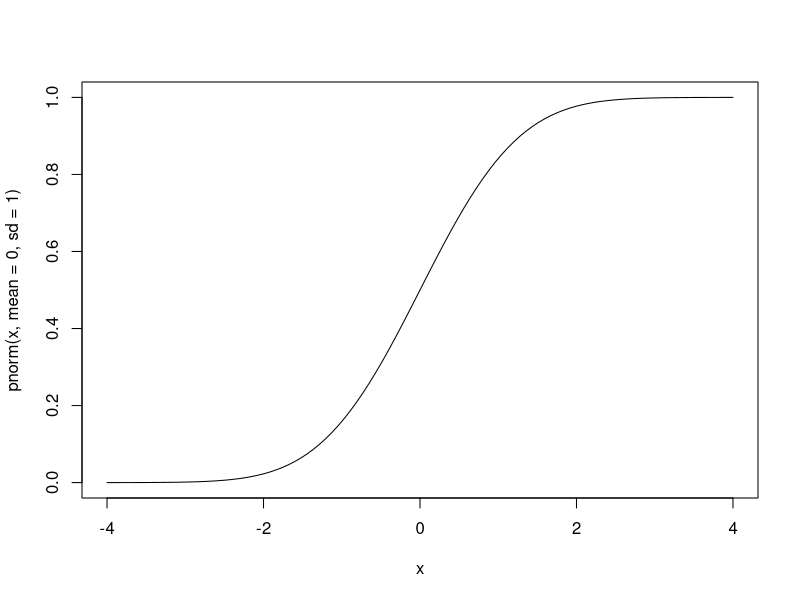
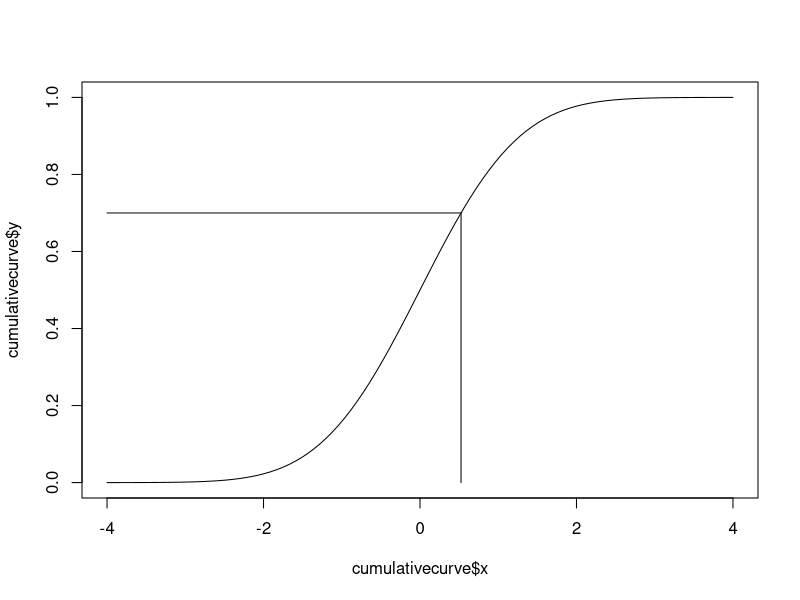
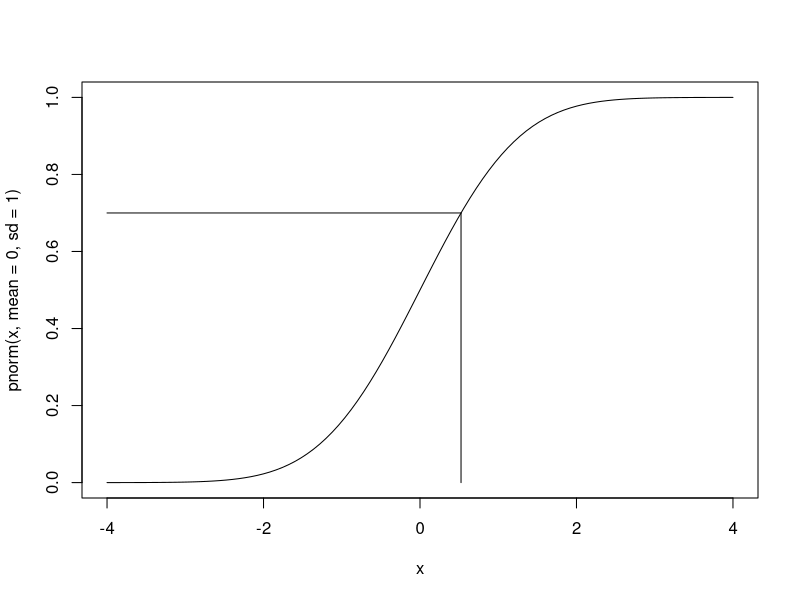
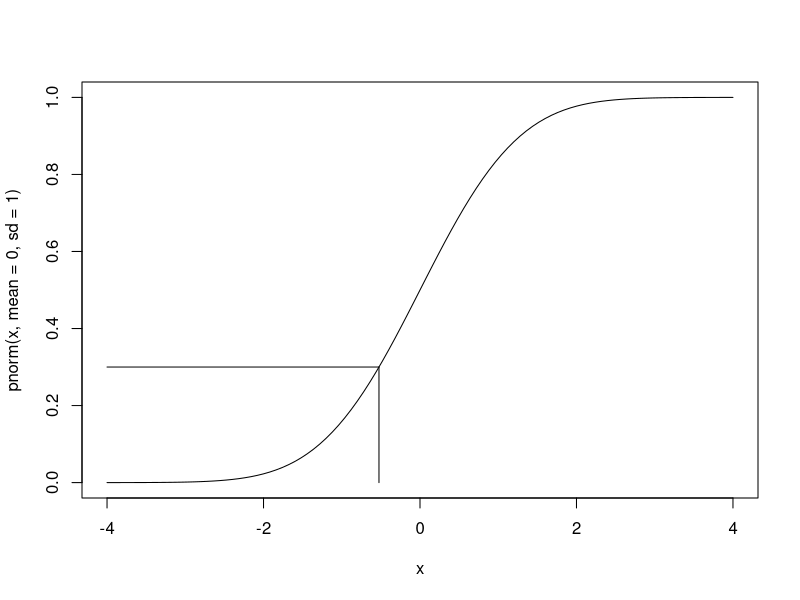
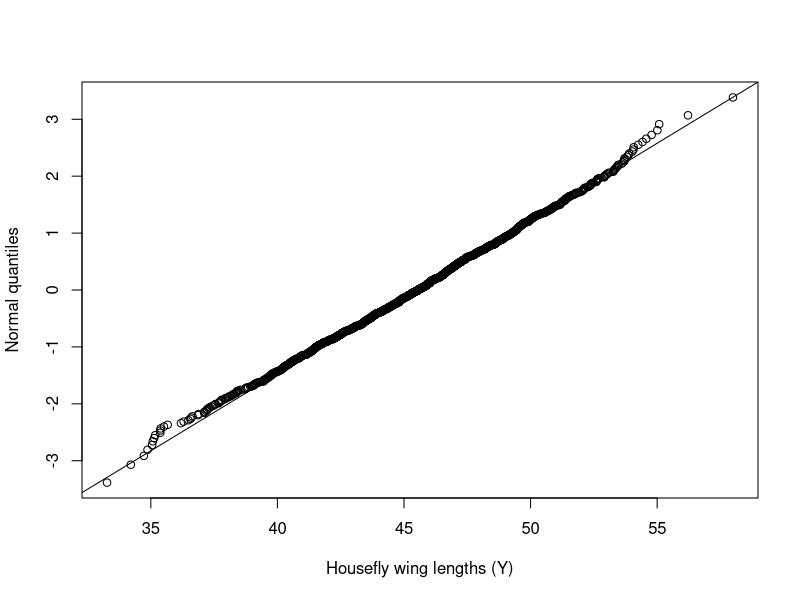
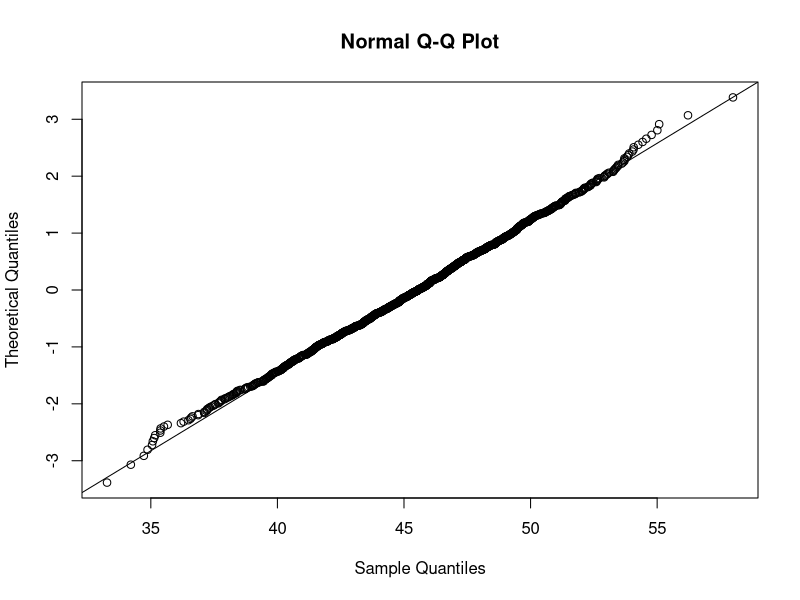

Write R code to recreate these figures, in order. (Note: this script raises an error after producing the figures.)
## ---- chunk 1
knitr::opts_chunk$set(echo = TRUE)
## ---- chunk 2
cumulativecurve <- curve(pnorm(x, mean=0, sd=1),
      -4, 4,
      lty="solid")
## ---- chunk 3
qnorm(0.7)
qnorm(0.3)
qnorm(1) #As the text says, this is Inf(infinity)
## ---- chunk 4
plot(cumulativecurve,
     type="l")
segments(x0 = qnorm(0.7),
         y0 = 0,
         x1 = qnorm(0.7),
         y1 = 0.7)

segments(x0 = qnorm(0.7),
         y0 = 0.7,
         x1 = -4,
         y1 = 0.7)
## ---- chunk 5
fig6.5.function <- function (cumulativepercent,
                             normaldeviateleft,
                             normaldeviateright){
  curve(pnorm(x, mean=0, sd=1),
        normaldeviateleft,
        normaldeviateright,
        lty="solid")
  
  segments(x0 = qnorm(cumulativepercent),
           y0 = 0,
           x1 = qnorm(cumulativepercent),
           y1 = cumulativepercent)
  
  segments(x0 = qnorm(cumulativepercent),
           y0 = cumulativepercent,
           x1 = normaldeviateleft,
           y1 = cumulativepercent)
}

fig6.5.function(0.7,
                -4,
                4)


fig6.5.function(0.3,
                -4,
                4)

## ---- chunk 6
fakehouseflydata <- data.frame(
  "winglength" = rnorm(n = 1400,
                       mean = 45.5,
                       sd = 3.90)
)
## ---- chunk 7
library(dplyr)
## ---- chunk 8
ordered_fakehouseflydata <- fakehouseflydata %>%
  arrange(winglength)
## ---- chunk 9
rank(c(4,3,6,2,2),
     ties.method = "first")

rank(c(4,3,6,2,2),
     ties.method = "last")

rank(c(4,3,6,2,2),
     ties.method = "average")

rank(c(4,3,6,2,2),
     ties.method = "random")

rank(c(4,3,6,2,2),
     ties.method = "min")

rank(c(4,3,6,2,2),
     ties.method = "max")
## ---- chunk 10
ordered_fakehouseflydata$i <- rank(ordered_fakehouseflydata$winglength,
                                       ties.method = "min")
ordered_fakehouseflydata$p <- (ordered_fakehouseflydata$i - 0.5)/length(ordered_fakehouseflydata$winglength)
                                       
## ---- chunk 11
ordered_fakehouseflydata$normal_quantile <- qnorm(ordered_fakehouseflydata$p,
                                                  mean = 0, 
                                                  sd = 1)
## ---- chunk 12
plot(y = ordered_fakehouseflydata$normal_quantile,
     x = ordered_fakehouseflydata$winglength,
     xlab = "Housefly wing lengths (Y)",
     ylab = "Normal quantiles")
qqline(y=ordered_fakehouseflydata$winglength,
       datax=TRUE)

qqnorm(y = ordered_fakehouseflydata$winglength,
       datax = TRUE)
qqline(y = ordered_fakehouseflydata$winglength,
       datax = TRUE)

ordered_fakehouseflydata$quantilei <- quantile(x = ordered_fakehouseflydata$winglength,
         probs = ordered_fakehouseflydata$i/length(ordered_fakehouseflydata$winglength),
         type = 5)

ordered_fakehouseflydata$normal_quantilei <- qnorm(ordered_fakehouseflydata$quantilei,
                                                  mean = 0, 
                                                  sd = 1)
plot(y = ordered_fakehouseflydata$normal_quantilei,
     x = ordered_fakehouseflydata$winglength,
     xlab = "Housefly wing lengths (Y)",
     ylab = "Normal quantiles")
qqline(y=ordered_fakehouseflydata$winglength,
       datax=TRUE)
## ---- chunk 13
order(c(4,3,6,2,2))
order(order(c(4,3,6,2,2)))
## ---- chunk 14
stats:::qqnorm.default
x <- qnorm(ppoints(n))[order(order(y))]
